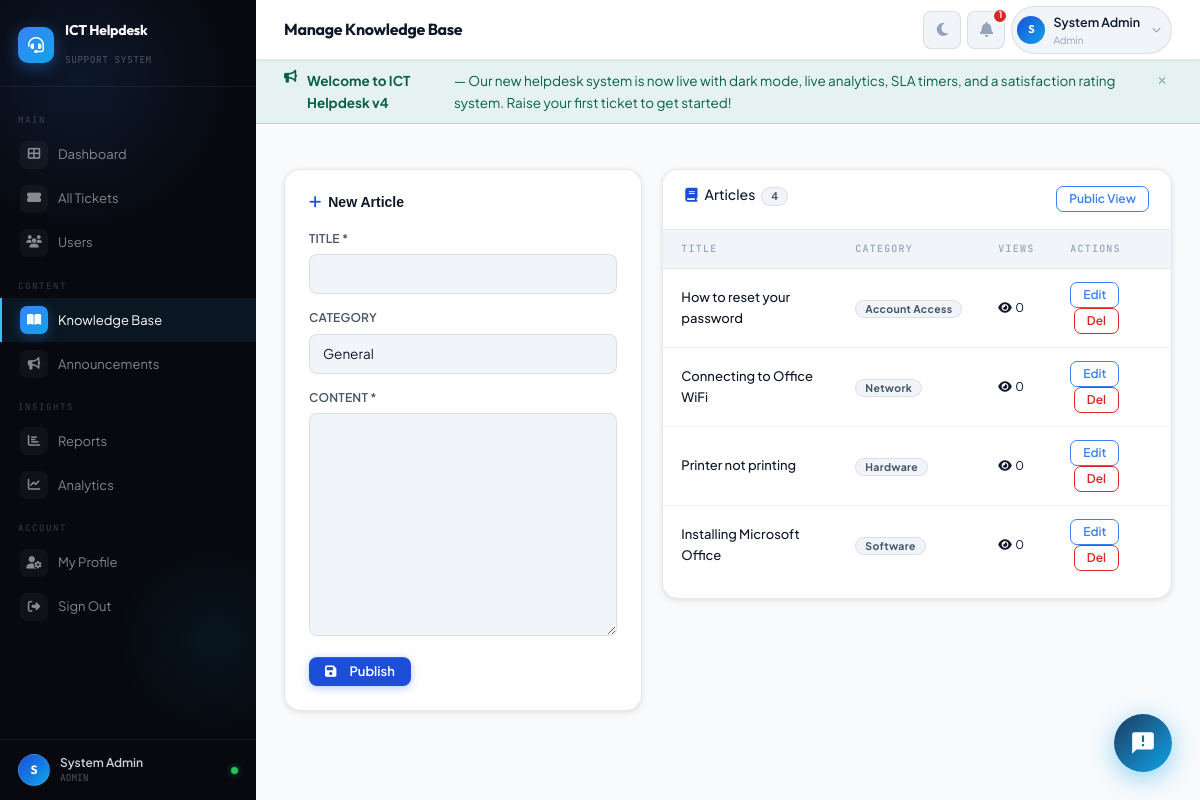
Page /knowledge/manage.php (signed in) on the committed database.
### tables this page shows
CREATE TABLE IF NOT EXISTS announcements (
    id INT AUTO_INCREMENT PRIMARY KEY,
    title VARCHAR(200) NOT NULL,
    message TEXT NOT NULL,
    type ENUM('info','warning','success','danger') DEFAULT 'info',
    admin_id INT,
    expires_at DATE,
    created_at TIMESTAMP DEFAULT CURRENT_TIMESTAMP,
    FOREIGN KEY (admin_id) REFERENCES users(id) ON DELETE SET NULL
);

CREATE TABLE IF NOT EXISTS users (
    id INT AUTO_INCREMENT PRIMARY KEY,
    full_name VARCHAR(100) NOT NULL,
    email VARCHAR(100) NOT NULL UNIQUE,
    password VARCHAR(255) NOT NULL,
    role ENUM('user','staff','admin') DEFAULT 'user',
    status ENUM('pending','active','suspended') DEFAULT 'active',
    department VARCHAR(100),
    phone VARCHAR(20),
    approved_by INT NULL,
    approved_at DATETIME NULL,
    created_at TIMESTAMP DEFAULT CURRENT_TIMESTAMP
);

CREATE TABLE IF NOT EXISTS knowledge_base (
    id INT AUTO_INCREMENT PRIMARY KEY,
    title VARCHAR(200) NOT NULL,
    content TEXT NOT NULL,
    category VARCHAR(100) DEFAULT 'General',
    views INT DEFAULT 0,
    created_by INT,
    created_at TIMESTAMP DEFAULT CURRENT_TIMESTAMP,
    updated_at TIMESTAMP DEFAULT CURRENT_TIMESTAMP ON UPDATE CURRENT_TIMESTAMP,
    FOREIGN KEY (created_by) REFERENCES users(id) ON DELETE SET NULL
);

### includes/auth.php (called while the page is built, shortened)
<?php
function currentUser() {
    return ['id'=>$_SESSION['user_id'],'name'=>$_SESSION['full_name'],'email'=>$_SESSION['email'],'role'=>$_SESSION['role']];
}

### includes/functions.php (called while the page is built, shortened)
<?php
function getAnnouncements($conn): array
{
    $r = mysqli_query($conn,
        "SELECT a.*, u.full_name
           FROM announcements a
           LEFT JOIN users u ON a.admin_id = u.id
          WHERE (a.expires_at IS NULL OR a.expires_at >= CURDATE())
          ORDER BY a.created_at DESC
          LIMIT 5");
    return $r ? mysqli_fetch_all($r, MYSQLI_ASSOC) : [];
}

### knowledge/manage.php (the view, shortened to what this page needs)
<?php
require_once '../includes/db.php';
require_once '../includes/auth.php';
require_once '../includes/functions.php';
$pageTitle = 'Manage Knowledge Base';
$editing = null;
$result = mysqli_query($conn,"SELECT * FROM knowledge_base ORDER BY created_at DESC");
$articles = mysqli_fetch_all($result, MYSQLI_ASSOC);
include '../includes/header.php';
?>
<div class="row g-4">
    <div class="col-lg-5">
        <div class="form-card animate-in">
            <h6 style="font-family:'Syne',sans-serif;font-weight:700;margin-bottom:18px;"><i class="fas fa-<?= $editing?'edit':'plus' ?> me-2" style="color:var(--primary);"></i><?= $editing?'Edit':'New' ?> Article</h6>
            <form method="POST">
                <div class="mb-3"><label class="form-label">Title *</label><input type="text" name="title" class="form-control" required value="<?= htmlspecialchars($editing['title']??'') ?>"></div>
                <div class="mb-3"><label class="form-label">Category</label><input type="text" name="category" class="form-control" placeholder="e.g. Hardware, Software" value="<?= htmlspecialchars($editing['category']??'General') ?>"></div>
                <div class="mb-4"><label class="form-label">Content *</label><textarea name="content" class="form-control" rows="10" required><?= htmlspecialchars($editing['content']??'') ?></textarea></div>
                <div class="d-flex gap-2">
                    <button type="submit" class="btn btn-primary"><i class="fas fa-save me-2"></i><?= $editing?'Update':'Publish' ?></button>
                </div>
            </form>
        </div>
    </div>
    <div class="col-lg-7">
        <div class="table-card animate-in delay-1">
            <div class="table-card-header">
                <h6><i class="fas fa-book me-2" style="color:var(--primary);"></i>Articles <span class="badge bg-secondary ms-1"><?= count($articles) ?></span></h6>
                <a href="index.php" class="btn btn-sm btn-outline-primary">Public View</a>
            </div>
            <table class="table">
                <thead><tr><th>Title</th><th>Category</th><th>Views</th><th>Actions</th></tr></thead>
                <tbody>
                <?php foreach ($articles as $a): ?>
                <tr>
                    <td style="font-weight:500;font-size:13px;"><?= htmlspecialchars($a['title']) ?></td>
                    <td><span class="badge bg-secondary"><?= htmlspecialchars($a['category']) ?></span></td>
                    <td style="font-size:12px;color:var(--muted);"><i class="fas fa-eye me-1"></i><?= $a['views'] ?></td>
                    <td>
                        <a href="manage.php?edit=<?= $a['id'] ?>" class="btn btn-sm btn-outline-primary">Edit</a>
                        <a href="manage.php?delete=<?= $a['id'] ?>" class="btn btn-sm btn-outline-danger ms-1" onclick="return confirm('Delete?')">Del</a>
                    </td>
                </tr>
                <?php endforeach; ?>
                </tbody>
            </table>
        </div>
    </div>
</div>
<?php include '../includes/footer.php'; ?>

### includes/header.php (shortened to what this page needs)
<?php
$user     = currentUser();
$initial  = strtoupper(substr($user['name'], 0, 1));
$base     = '../';
$announcements = getAnnouncements($conn);
$pendingCount  = 0;
if ($user['role'] === 'admin') {
    $pr = mysqli_query($conn, "SELECT COUNT(*) as c FROM users WHERE status='pending'");
    $pendingCount = mysqli_fetch_assoc($pr)['c'] ?? 0;
}
$cp = basename($_SERVER['PHP_SELF']);
function isAct($pages, $dir = null) {
    global $cp;
    $match = in_array($cp, (array)$pages);
    if ($match && $dir !== null) {
        $match = strpos($_SERVER['PHP_SELF'], '/' . $dir . '/') !== false;
    }
    return $match ? 'active' : '';
}
?>
<!DOCTYPE html>
<html lang="en" data-theme="light">
<head>
<link rel="stylesheet" href="https://cdn.jsdelivr.net/npm/bootstrap@5.3.0/dist/css/bootstrap.min.css">
<link rel="stylesheet" href="https://cdnjs.cloudflare.com/ajax/libs/font-awesome/6.4.0/css/all.min.css">
<link rel="stylesheet" href="<?= $base ?>assets/css/style.css">
</head>
<body>
<aside class="sidebar" id="sidebar">
  <div class="sidebar-brand">
    <div class="brand-inner">
      <div class="brand-logo"><i class="fas fa-headset"></i></div>
      <div class="brand-text">
        <h4>ICT Helpdesk</h4>
        <span>SUPPORT SYSTEM</span>
      </div>
    </div>
  </div>
  <nav class="sidebar-nav">
    <ul class="list-style-none">
      <?php if ($user['role'] === 'admin'): ?>
        <li class="nav-group-label">Main</li>
        <li class="nav-item"><a href="<?=$base?>dashboard/admin.php" class="<?=isAct('admin.php','dashboard')?>"><span class="nav-icon-wrap"><i class="fas fa-th-large"></i></span><span class="nav-label-text">Dashboard</span></a></li>
        <li class="nav-item"><a href="<?=$base?>tickets/manage.php"  class="<?=isAct('manage.php','tickets')?>"><span class="nav-icon-wrap"><i class="fas fa-ticket-alt"></i></span><span class="nav-label-text">All Tickets</span></a></li>
        <li class="nav-item"><a href="<?=$base?>admin/users.php" class="<?=isAct('users.php','admin')?>"><span class="nav-icon-wrap"><i class="fas fa-users"></i></span><span class="nav-label-text">Users</span><?php if($pendingCount>0):?><span class="nav-pill"><?=$pendingCount?></span><?php endif;?></a></li>
        <li class="nav-group-label">Content</li>
        <li class="nav-item"><a href="<?=$base?>knowledge/manage.php" class="<?=isAct('manage.php','knowledge')?>"><span class="nav-icon-wrap"><i class="fas fa-book-open"></i></span><span class="nav-label-text">Knowledge Base</span></a></li>
        <li class="nav-item"><a href="<?=$base?>announcements/manage.php" class="<?=isAct('manage.php','announcements')?>"><span class="nav-icon-wrap"><i class="fas fa-bullhorn"></i></span><span class="nav-label-text">Announcements</span></a></li>
        <li class="nav-group-label">Insights</li>
        <li class="nav-item"><a href="<?=$base?>reports/summary.php"   class="<?=isAct('summary.php','reports')?>"><span class="nav-icon-wrap"><i class="fas fa-chart-bar"></i></span><span class="nav-label-text">Reports</span></a></li>
        <li class="nav-item"><a href="<?=$base?>reports/analytics.php" class="<?=isAct('analytics.php','reports')?>"><span class="nav-icon-wrap"><i class="fas fa-chart-line"></i></span><span class="nav-label-text">Analytics</span></a></li>
      <?php endif; ?>
      <li class="nav-group-label">Account</li>
      <li class="nav-item"><a href="<?=$base?>profile/index.php" class="<?=isAct('index.php','profile')?>"><span class="nav-icon-wrap"><i class="fas fa-user-cog"></i></span><span class="nav-label-text">My Profile</span></a></li>
      <li class="nav-item"><a href="<?=$base?>logout.php"><span class="nav-icon-wrap"><i class="fas fa-sign-out-alt"></i></span><span class="nav-label-text">Sign Out</span></a></li>
    </ul>
  </nav>
  <div class="sidebar-footer">
    <div class="footer-user">
      <div class="footer-avatar"><?= $initial ?></div>
      <div class="footer-info">
        <div class="fn"><?= htmlspecialchars($user['name']) ?></div>
        <div class="fr"><?= strtoupper($user['role']) ?></div>
      </div>
      <div class="footer-online" title="Online"></div>
    </div>
  </div>
</aside>
<div class="main-content" id="main-content">
  <header class="topbar">
    <div class="topbar-left">
      <span class="topbar-page-title"><?= htmlspecialchars($pageTitle ?? 'Dashboard') ?></span>
    </div>
    <div class="topbar-right">
      <button class="theme-btn" id="theme-toggle" title="Toggle dark mode">
        <i class="fas fa-moon" id="theme-icon"></i>
      </button>
      <?php if (!empty($announcements) || $pendingCount > 0): ?>
      <div class="dropdown">
        <button class="notif-btn" onclick="this.nextElementSibling.classList.toggle('show')">
          <i class="fas fa-bell"></i>
          <span class="notif-count"><?= count($announcements) + $pendingCount ?></span>
        </button>
      </div>
      <?php endif; ?>
      <div class="dropdown">
        <a class="user-chip" onclick="this.nextElementSibling.classList.toggle('show')" href="#">
          <div class="topbar-avatar"><?= $initial ?></div>
          <div>
            <div class="chip-name"><?= htmlspecialchars($user['name']) ?></div>
            <div class="chip-role"><?= ucfirst($user['role']) ?></div>
          </div>
          <i class="fas fa-chevron-down" style="font-size:9px;color:var(--text-muted);margin-left:4px;"></i>
        </a>
      </div>
    </div>
  </header>
  <?php if (!empty($announcements)): $ann = $announcements[0]; ?>
  <div class="alert alert-<?= $ann['type'] ?>" style="border-radius:0;border-left:none;border-right:none;border-top:none;margin:0;padding:10px 28px;">
    <i class="fas fa-bullhorn" style="font-size:13px;"></i>
    <strong><?= htmlspecialchars($ann['title']) ?></strong> — <?= htmlspecialchars($ann['message']) ?>
    <button class="btn-close" onclick="this.closest('.alert').remove()">×</button>
  </div>
  <?php endif; ?>
  <main class="content-area">

### rows in the picture
announcements: admin.full_name "System Admin", title "Welcome to ICT Helpdesk v4", message "Our new helpdesk system is now live with dark mode, live analytics, SLA timers, and a satisfaction rating system. Raise your first ticket to get started!"
knowledge_base: title "How to reset your password", category "Account Access", views "0"
knowledge_base: title "Connecting to Office WiFi", category "Network", views "0"
knowledge_base: title "Printer not printing", category "Hardware", views "0"
knowledge_base: title "Installing Microsoft Office", category "Software", views "0"

### other values in the picture
$initial "S"
$user['role'] "ADMIN"
$pageTitle "Manage Knowledge Base"
count($announcements) + $pendingCount "1"
$user['role'] "Admin"
count($articles) "4"
